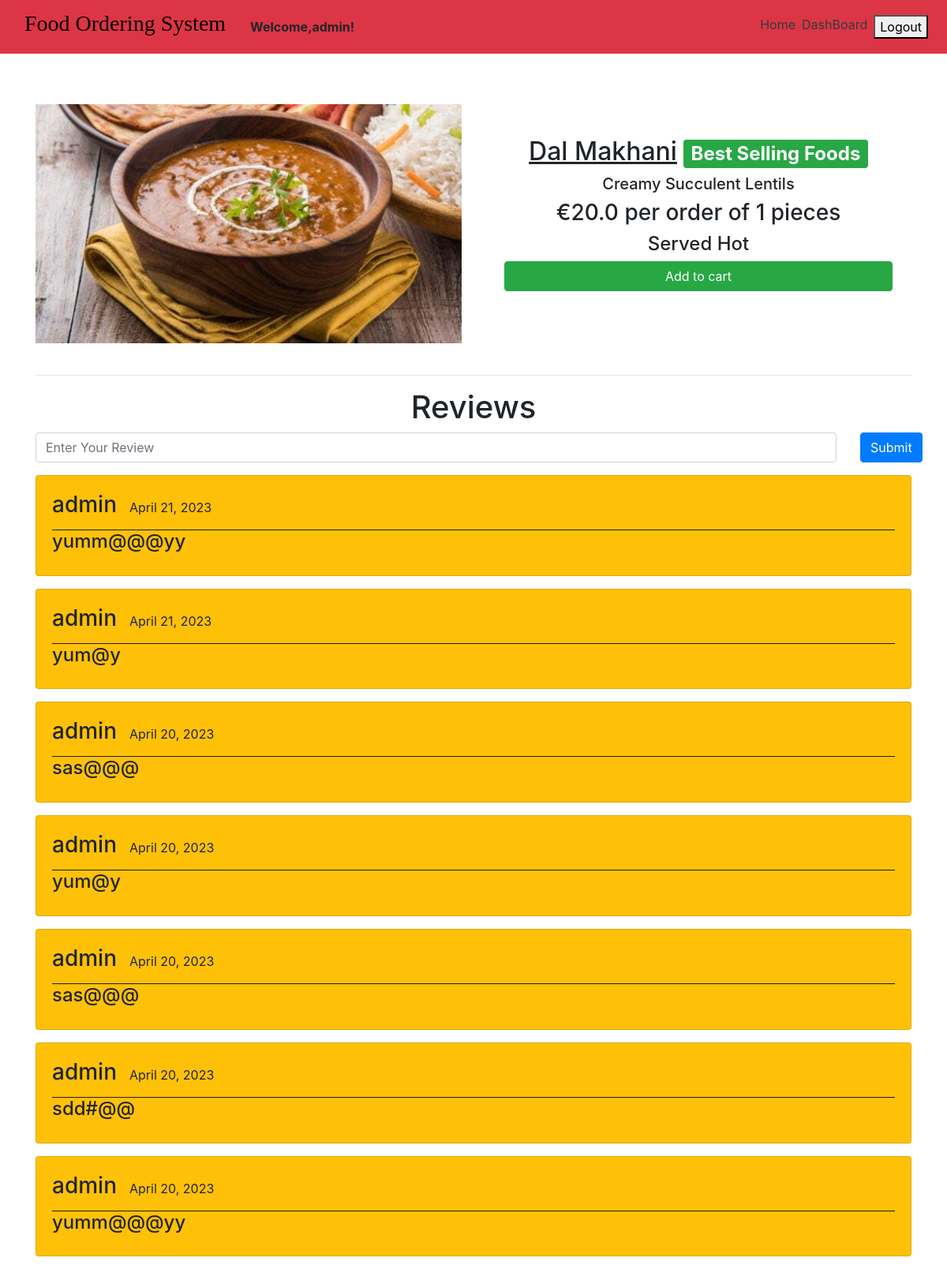
The app's page /dishes/Lechon_Manok (signed in) with its own data.
### main/models.py (models this page shows, shortened)
class Item(models.Model):
    LABELS = (
        ('Best Selling Food', 'Best Selling Food'),
        ('New Food', 'New Food'),
        ('Spicy Food🔥', 'Spicy Food🔥'),
    )
    LABEL_COLOUR = (
        ('danger', 'danger'),
        ('success', 'success'),
        ('primary', 'primary'),
        ('info', 'info'),
        ('warning', 'warning'),
    )
    title = models.CharField(max_length=150)
    description = models.CharField(max_length=250,blank=True)
    price = models.FloatField()
    pieces = models.IntegerField(default=6)
    instructions = models.CharField(max_length=250,default="Available")
    image = models.ImageField(default='default.png', upload_to='images/')
    labels = models.CharField(max_length=25, choices=LABELS, blank=True)
    label_colour = models.CharField(max_length=15, choices=LABEL_COLOUR, blank=True)
    slug = models.SlugField(default="foods")
    created_by = models.ForeignKey(User, on_delete=models.CASCADE)

class Reviews(models.Model):
    user = models.ForeignKey(User, on_delete = models.CASCADE)
    item = models.ForeignKey(Item, on_delete = models.CASCADE)
    rslug = models.SlugField()
    review = models.TextField()
    posted_on = models.DateField(default=timezone.now)
    class Meta:
        verbose_name = 'Review'
        verbose_name_plural = 'review'

### main/views.py (the view)
# urls.py: path('dishes/<slug>', views.menuDetail, name='dishes'),
@require_http_methods(["GET", "POST"])
def menuDetail(request, slug):
    item = Item.objects.filter(slug=slug).first()
    reviews = Reviews.objects.filter(rslug=slug).order_by('-id')[:7]
    context = {
        'item' : item,
        'reviews' : reviews,
    }
    return render(request, 'main/dishes.html', context)

### main/templatetags/get_group.py (called while the page is built)
@register.filter(name='has_group')
def has_group(user, group_name):
    return user.groups.filter(name=group_name).exists()

### main/templates/main/dishes.html (shortened to what this page needs)
{% extends "main/layout.html" %}
{% block content %}
<div class="dishes">
  <main class="mt-3 pt-4 main">
    <div class="container dark-grey-text">
      <div class="row wow fadeIn">
        <div class="col-md-6 mb-4">
          <img src="{{ item.image.url }}" class="img-fluid mt-4" alt="">
        </div>
        <div class="col-md-6 mb-4 information">
          <div class="p-4 content">
            <div class="mt-0">
                <h2><u>{{ item.title }}</u><span class="badge badge-{{ item.label_colour }} ml-2">{{ item.labels }}</span></h2>
            </div>
            <div class="lead">
              {% if item.description %}
              <h5>{{ item.description }}</h5>
              {% endif %}
              <h3>€{{ item.price }} per order of {{ item.pieces}} pieces</h3>
              <h4>{{ item.instructions }}</h4>
            </div>
            <a href="{% url 'main:add-to-cart' item.slug %}" class="btn btn-success btn-md my-0 p">Add to cart</a>
          </div>
        </div>
      </div>
      <hr>
    </div>
  </main>
  <div class="container">
    <h1 class="text-center">Reviews</h1>
    <form action="{% url 'main:add_reviews' %}" method="POST" class="mb-3">
      <div class="row">
        <div class="col-sm-11">
          <input type="text" name="review" class="form-control" placeholder="Enter Your Review" onkeyup="this.value=this.value.replace(/[^\w\s]/gi,'')">
        </div>
        <div class="col-sm-1">
          <button type="submit" class="btn btn-primary">Submit</button>
        </div>
      </div>
    </form>
    {% for review in reviews %}
    <div class="main-reviews card bg-warning mb-3">
      <div class="card-body">
        <div class="user_details" style="display: flex; border-bottom: 1px solid rgb(31, 30, 30);">
          <h3 class="mr-3">{{ review.user.username }} </h3>
          <p class="mt-2">{{ review.posted_on }}</p>
        </div>
          <h4>{{ review.review }}</h4>
      </div>
    </div>
    {% endfor %}
  </div>
</div>
{% endblock content %}

### main/static/main/styles.css (style rules this page uses)
.dishes .main .container .row img { max-width: 540px; max-height: 450px; width: fit-content; }
.dishes .main .container .row .content { display: flex; flex-direction: column; text-align: center; justify-content: center; }
.dishes .main .container .row .information { display: flex; flex-direction: column; text-align: center; justify-content: center; }

### records on screen
Item: image (picture), title "Dal Makhani", labels "Best Selling Foods", description "Creamy Succulent Lentils", price "20.0", pieces "1", instructions "Served Hot"
Reviews: user.username "admin", posted_on "April 21, 2023", review "yumm@@@yy"
Reviews: user.username "admin", posted_on "April 21, 2023", review "yum@y"
Reviews: user.username "admin", posted_on "April 20, 2023", review "sas@@@"
Reviews: user.username "admin", posted_on "April 20, 2023", review "yum@y"
Reviews: user.username "admin", posted_on "April 20, 2023", review "sas@@@"
Reviews: user.username "admin", posted_on "April 20, 2023", review "sdd#@@"
Reviews: user.username "admin", posted_on "April 20, 2023", review "yumm@@@yy"
